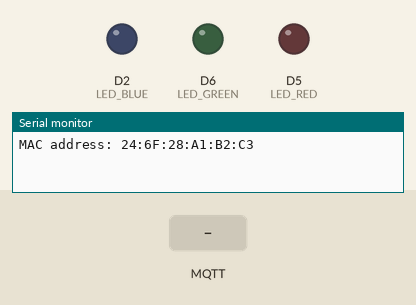
Recording of a sketch running on a simulated ESP8266 (NodeMCU). On the bench: output pins drawn as LEDs (lit = HIGH), the last lines printed to the serial monitor. The inputs (shaded band) are chosen by the test bench. WiFi joins after 1.5 s; servers stay silent unless stated; the local clock reads 2024-03-15 10:24:30 at power-on unless the sketch sets it; no MQTT or app messages arrive unless stated.

Above: at 1.9 s.
2.0 s: MQTT message "member" arrives on the first subscribed topic
At 2.9 s:
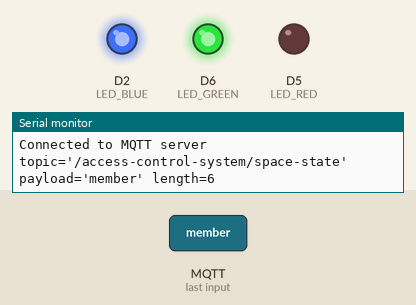
3.8 s: MQTT message "keyholder" arrives on the first subscribed topic
At 4.7 s:
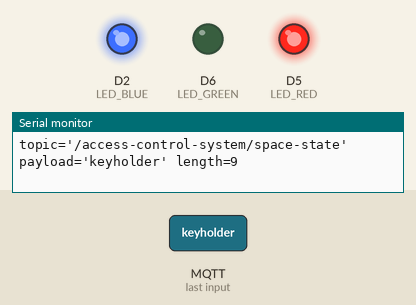
Timing chart, 0 to 6.8 s (numbered marks = the images above; inputs shaded):
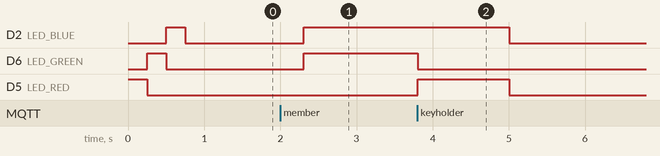

The sketch:

status-node-c.ino
```cpp
/*
  Von Alexey und Michael(Pluto)
  Dieser Code kann mit NodeMCU 1.0 Kompiliert werden in der Arduino IDE 2.0.3

  Zeigt den Space Status im Fenster in Konferenz Raum an.
*/

#include <ESP8266WiFi.h>
#include <ESP8266WiFiMulti.h>
#include <WiFiClientSecure.h>
#include <PubSubClient.h>
#include <time.h>
#include "cert.h"
#include "str.h"

#define LED_BLUE  D2
#define LED_GREEN D6
#define LED_RED D5

const char *const SSID0 = "mainframe.iot";
const char *const SSID0_PASSWORD = "TODO";

const unsigned long MAX_NOT_CONNECTED_TIME = 20*1000; // milliseconds

const char *const TIMEZONE = "CET-1CEST-2,M3.5.0/02:00:00,M10.5.0/03:00:00"; // Europe/Berlin

const char *const MQTT_HOST = "spacegate.mainframe.io"; // "mainframe.io";
const int MQTT_PORT = 8884;
const unsigned long MQTT_ATTEMPT_WAIT_TIME = 1*1000; // milliseconds

const char* const STATUS_TOPIC = "/access-control-system/space-state";
const char* const STATUS_NEXT_TOPIC = "/access-control-system/space-state-next";

ESP8266WiFiMulti wifi;
WiFiClientSecure secure;
const X509List caCertX509(CA_CERT);        /* X.509 parsed CA Cert */
PubSubClient mqtt_client(MQTT_HOST, MQTT_PORT, secure);

const long  gmtOffset_sec = 3600;
const int   daylightOffset_sec = 3600;
const char* const NTP_SERVER_1 = "ntp.lan.mainframe.io";
const char* const NTP_SERVER_2 = "de.pool.ntp.org";

enum class Color {
  Off = 0,
  Red = 4,
  Green = 2,
  Blue = 1,
  Yellow = 6,
  Cyan = 3,
  Magenta = 5,
  White = 7,
};

enum class SpaceStatus {
  Unknown,
  Closed,
  Keyholder,
  Member,
  Open,
  OpenPlus,
};

static void set_color(Color color) {
  digitalWrite(LED_RED, ((unsigned)color & 4) ? HIGH : LOW);
  digitalWrite(LED_GREEN, ((unsigned)color & 2) ? HIGH : LOW);
  digitalWrite(LED_BLUE, ((unsigned)color & 1) ? HIGH : LOW);
}

static SpaceStatus from_string(const char* const status, const unsigned int length) {
    Str s(status, length);
    if (s == "open") {
      return SpaceStatus::Open;
    } else if (s == "open+") {
      return SpaceStatus::OpenPlus;
    } else if (s == "member") {
      return SpaceStatus::Member;
    } else if (s == "keyholder") {
      return SpaceStatus::Keyholder;
    } else if (s == "none") {
      return SpaceStatus::Closed;
    } else {
      return SpaceStatus::Unknown;
    }
}

SpaceStatus current_status = SpaceStatus::Unknown;
SpaceStatus next_status = SpaceStatus::Unknown;

// callback for subscribed topics
static void mqtt_callback(const char* const topic, const byte* const payload, const unsigned int length) {
  const char* const status = (const char*) payload;

  Serial.printf("topic='%s' payload='%s' length=%u\n", topic, payload, length);
  if (!strcmp(topic, STATUS_TOPIC)) {
    current_status = from_string(status, length);
  } else if (!strcmp(topic, STATUS_NEXT_TOPIC)) {
    next_status = from_string(status, length);
  }
} // callback

void setup() {
  pinMode(LED_BLUE, OUTPUT);
  pinMode(LED_GREEN, OUTPUT);
  pinMode(LED_RED, OUTPUT);

  // Self-test
  set_color(Color::Red);
  delay(250);
  set_color(Color::Green);
  delay(250);
  set_color(Color::Blue);
  delay(250);
  set_color(Color::Off);

  Serial.begin(115200);
  {
    const auto mac = WiFi.macAddress();
    Serial.printf("\n\n");
    Serial.printf("MAC address: %s\n", mac.c_str());
  }

  mqtt_client.setCallback(mqtt_callback);
  secure.setTrustAnchors(&caCertX509);
  wifi.addAP(SSID0, SSID0_PASSWORD);
  mqtt_client.setServer(MQTT_HOST, MQTT_PORT);
}

int32_t not_connected_since = 0;
int32_t mqtt_last_failure = -1;
bool wifi_connected = false;
bool ntp_connected = false;
bool mqtt_connected = false;
int hour = -1;
unsigned long last_cycle = 0;

static void disconnected(const char* msg) {
  unsigned long ts = millis();
  if (not_connected_since < 0) {
    not_connected_since = ts;
    Serial.println(msg);
  } else {
    if (ts - (unsigned long)not_connected_since > MAX_NOT_CONNECTED_TIME) {
      not_connected_since = ts - MAX_NOT_CONNECTED_TIME;
      current_status = SpaceStatus::Unknown;
      next_status = SpaceStatus::Unknown;
    }
  }
}

void loop() {
  if (wifi.run() == WL_CONNECTED) {
    if (! wifi_connected) {
      Serial.println("Wi-Fi connection succeeded");
    }
    wifi_connected = true;
  } else {
    disconnected("No Wi-Fi connection");
    wifi_connected = false;
    ntp_connected = false;
    mqtt_connected = false;
    mqtt_last_failure = -1;
  }

  if (wifi_connected) {
    if (!ntp_connected) {
      Serial.println("Wi-Fi connection established, connecting to NTP server");
      configTzTime(TIMEZONE, NTP_SERVER_1, NTP_SERVER_2);
      ntp_connected = true;
    }

    if (mqtt_connected) {
      if (!mqtt_client.loop()) {
        disconnected("MQTT connection lost");
        mqtt_connected = false;
        mqtt_last_failure = -1;
      }
    }

    if (!mqtt_connected) {
      if (mqtt_last_failure < 0 || millis() - (unsigned long)mqtt_last_failure > MQTT_ATTEMPT_WAIT_TIME) {
        if (mqtt_client.connect("status-node-c")) {
          not_connected_since = -1;
          mqtt_connected = true;
          Serial.println("Connected to MQTT server");
          set_color(Color::Magenta);
          mqtt_client.subscribe(STATUS_TOPIC);
          mqtt_client.subscribe(STATUS_NEXT_TOPIC);
        } else {
          int status = mqtt_client.state();
          Serial.printf("MQTT connection failed, status = %i\n", status);
          mqtt_last_failure = millis();
        }
      }
    }
  }

  if (ntp_connected) {
    unsigned long t = millis();
    if (t - last_cycle > 5000) {
      last_cycle = t;
      time_t now;
      time(&now);
      struct tm current_time;
      localtime_r(&now, &current_time);
      if (current_time.tm_year > (2020 - 1900)) {
        hour = current_time.tm_hour;
        Serial.printf("NTP time = %02u:%02u\n", hour, current_time.tm_min);
      } else {
        Serial.println("No NTP time");
      }
    }
  }

  if (hour >= 7 && hour <= 16) {
    set_color(Color::Off);
  } else {
    switch (current_status) {
      case SpaceStatus::Open:
      case SpaceStatus::OpenPlus:
        switch (next_status) {
          case SpaceStatus::Closed:
          case SpaceStatus::Keyholder:
            set_color(Color::Yellow);
            break;
          default:
            set_color(Color::Green);
            break;
        }
        break;
      case SpaceStatus::Member:
        set_color(Color::Cyan);
        break;
      case SpaceStatus::Keyholder:
        set_color(Color::Magenta);
        break;
      case SpaceStatus::Closed:
        switch (next_status) {
          case SpaceStatus::Open:
          case SpaceStatus::OpenPlus:
            set_color(Color::Cyan);
            break;
          default:
            set_color(Color::Red);
            break;
        }
        break;
      case SpaceStatus::Unknown:
        set_color(Color::Off);
        break;
    }
  }
}
```

cert.cpp
```cpp
// openssl s_client -connect spacegate.mainframe.io:8884 -servername spacegate.mainframe.io

#include "cert.h"
const char CA_CERT[] = R"EOF(
-----BEGIN CERTIFICATE-----
MIIFazCCA1OgAwIBAgIRAIIQz7DSQONZRGPgu2OCiwAwDQYJKoZIhvcNAQELBQAw
TzELMAkGA1UEBhMCVVMxKTAnBgNVBAoTIEludGVybmV0IFNlY3VyaXR5IFJlc2Vh
cmNoIEdyb3VwMRUwEwYDVQQDEwxJU1JHIFJvb3QgWDEwHhcNMTUwNjA0MTEwNDM4
WhcNMzUwNjA0MTEwNDM4WjBPMQswCQYDVQQGEwJVUzEpMCcGA1UEChMgSW50ZXJu
ZXQgU2VjdXJpdHkgUmVzZWFyY2ggR3JvdXAxFTATBgNVBAMTDElTUkcgUm9vdCBY
MTCCAiIwDQYJKoZIhvcNAQEBBQADggIPADCCAgoCggIBAK3oJHP0FDfzm54rVygc
h77ct984kIxuPOZXoHj3dcKi/vVqbvYATyjb3miGbESTtrFj/RQSa78f0uoxmyF+
0TM8ukj13Xnfs7j/EvEhmkvBioZxaUpmZmyPfjxwv60pIgbz5MDmgK7iS4+3mX6U
A5/TR5d8mUgjU+g4rk8Kb4Mu0UlXjIB0ttov0DiNewNwIRt18jA8+o+u3dpjq+sW
T8KOEUt+zwvo/7V3LvSye0rgTBIlDHCNAymg4VMk7BPZ7hm/ELNKjD+Jo2FR3qyH
B5T0Y3HsLuJvW5iB4YlcNHlsdu87kGJ55tukmi8mxdAQ4Q7e2RCOFvu396j3x+UC
B5iPNgiV5+I3lg02dZ77DnKxHZu8A/lJBdiB3QW0KtZB6awBdpUKD9jf1b0SHzUv
KBds0pjBqAlkd25HN7rOrFleaJ1/ctaJxQZBKT5ZPt0m9STJEadao0xAH0ahmbWn
OlFuhjuefXKnEgV4We0+UXgVCwOPjdAvBbI+e0ocS3MFEvzG6uBQE3xDk3SzynTn
jh8BCNAw1FtxNrQHusEwMFxIt4I7mKZ9YIqioymCzLq9gwQbooMDQaHWBfEbwrbw
qHyGO0aoSCqI3Haadr8faqU9GY/rOPNk3sgrDQoo//fb4hVC1CLQJ13hef4Y53CI
rU7m2Ys6xt0nUW7/vGT1M0NPAgMBAAGjQjBAMA4GA1UdDwEB/wQEAwIBBjAPBgNV
HRMBAf8EBTADAQH/MB0GA1UdDgQWBBR5tFnme7bl5AFzgAiIyBpY9umbbjANBgkq
hkiG9w0BAQsFAAOCAgEAVR9YqbyyqFDQDLHYGmkgJykIrGF1XIpu+ILlaS/V9lZL
ubhzEFnTIZd+50xx+7LSYK05qAvqFyFWhfFQDlnrzuBZ6brJFe+GnY+EgPbk6ZGQ
3BebYhtF8GaV0nxvwuo77x/Py9auJ/GpsMiu/X1+mvoiBOv/2X/qkSsisRcOj/KK
NFtY2PwByVS5uCbMiogziUwthDyC3+6WVwW6LLv3xLfHTjuCvjHIInNzktHCgKQ5
ORAzI4JMPJ+GslWYHb4phowim57iaztXOoJwTdwJx4nLCgdNbOhdjsnvzqvHu7Ur
TkXWStAmzOVyyghqpZXjFaH3pO3JLF+l+/+sKAIuvtd7u+Nxe5AW0wdeRlN8NwdC
jNPElpzVmbUq4JUagEiuTDkHzsxHpFKVK7q4+63SM1N95R1NbdWhscdCb+ZAJzVc
oyi3B43njTOQ5yOf+1CceWxG1bQVs5ZufpsMljq4Ui0/1lvh+wjChP4kqKOJ2qxq
4RgqsahDYVvTH9w7jXbyLeiNdd8XM2w9U/t7y0Ff/9yi0GE44Za4rF2LN9d11TPA
mRGunUHBcnWEvgJBQl9nJEiU0Zsnvgc/ubhPgXRR4Xq37Z0j4r7g1SgEEzwxA57d
emyPxgcYxn/eR44/KJ4EBs+lVDR3veyJm+kXQ99b21/+jh5Xos1AnX5iItreGCc=
-----END CERTIFICATE-----
)EOF";


/*const char CA_CERT[] = R"EOF(
-----BEGIN CERTIFICATE-----
MIIFhDCCA2wCCQClklaHJ0eluTANBgkqhkiG9w0BAQsFADCBgzELMAkGA1UEBhMC
REUxFjAUBgNVBAgMDU5pZWRlcnNhY2hzZW4xEjAQBgNVBAcMCU9sZGVuYnVyZzES
MBAGA1UECgwJTWFpbmZyYW1lMRIwEAYDVQQLDAlTcGFjZWdhdGUxIDAeBgNVBAMM
F3NwYWNlZ2F0ZS5tYWluZnJhbWUubGFuMB4XDTE2MDEyNjE4MTYzMVoXDTI2MDEy
MzE4MTYzMVowgYMxCzAJBgNVBAYTAkRFMRYwFAYDVQQIDA1OaWVkZXJzYWNoc2Vu
MRIwEAYDVQQHDAlPbGRlbmJ1cmcxEjAQBgNVBAoMCU1haW5mcmFtZTESMBAGA1UE
CwwJU3BhY2VnYXRlMSAwHgYDVQQDDBdzcGFjZWdhdGUubWFpbmZyYW1lLmxhbjCC
AiIwDQYJKoZIhvcNAQEBBQADggIPADCCAgoCggIBAL4NnJ2DbOeZjD1o5XNi5kzt
5gSzRRe9+Lz5KCLgpnyZQZdBBuYJdbX1oaViCQ3CavESXJxF8KUQNyg/85ehufQy
XYat9wcgKNxHh6PZ/FTIXjvLPpAm7nXaQrhedKy2v2fECLg5VTiujRLw5o9/nDY8
nIgvrBb5B4BARhvB0oHdgw4BiA8FyutUX5Az/YKWGyN7G/Zq/fSpuWGHzqFMvCe4
8M6U+7JBaymf09VaOovhbgeaSEGEWH+ZH9uJCm0EPq/FB5bDyJcgjFfo+CwGS/KZ
Zxf/Lhrp6YmdTcBKjmh42Uxa/dnJewMlUG4CEh/1J2DK+3hAa0E72vnNNCOQQms0
sSy5wv5P/J6bD4h/ML/PKk4x96kNRAojftqqZp2w1/nvP0465iJ5Rnwt4A54+6as
Nl13y1sU5QlQOOpzz+P6kxrAB/frbKa6W3fNxMOgdbc38RNfX7hAI5vhZUSMyGIx
C8MRE0Ws417bDAYtNv2IhzN+diLSlJDa2OPqPY9O+m0Dn8Sqf5jvg4JHnR+1RyBO
zJDSSJIoAC1cr0Fxy8GJRzWavrvefXDINrWCmu5DVCdyd9Y0i1g7ad6aGH3ac1cU
15JL22W/f26o+tfPlDvQZqxTUac7ZkSUKywwJGq07jFeGE761s+fBR1nl21DiPlj
TMuq3ogAXoTJClmfG3gBAgMBAAEwDQYJKoZIhvcNAQELBQADggIBAI7o8m9T0TwP
NaVO+97YjsTXgqGvvcTAxBmlOj373gUF/OwzSmApQght6YWZOvLSjET8ES//H4pl
5NHtv4AlO1aRpcemfDkOTtiagSc3y4yxF9eJLZD4q2Vaef9Pen4g3/fCJcD7rAZp
0QW8p2QgdXrB2ZcSetvXU+RXFDIDcnJBOnYAyILexNf6yZ6NTHudQSRxpoirdx8L
SVd5vptkawho6YDPDNMAHaBO3rm1r+qh6RhSMkUsVpCTkWewEUviBZgHddz1a6e/
mOgDtkS3ttDRuyFoEjmx9vAafP0FcobJXw4GLBT97mCKNxiGSPjPzXqNgR9Gikeh
En5rDyaaQtUWHs2XpS7gHj6sSUeJQ1olaD9QWawIixghR4JRkh98G0A7UIyl3XFW
6116Ty0oBD1BqVf+O5WYNosZ5vTGZUnSGeBDhCQt/FsLc37PH0iserOMleAC3/iG
zH3SbGhn95uuIebU4HENj7BGA76CD6VyUivUvSAwPFG3FxTVmnh0dpU6/IOYBmBr
UR1F9E2UBed/EqPI6RILymeuylAWmKgq3HDrw2h3kxyIowVw7yY4GRLGggd7zsdX
o15Tby8ZztKhRF0b9ypgKmTsS8cMwlgVNDC48WodG/+rpFe1h5GT6cNmMfzCKfbM
8hGSkAixlpOGZjdp72JiLbaHyZ4v8AJ6
-----END CERTIFICATE-----
)EOF";*/
```

cert.h
```cpp
#pragma once

extern const char CA_CERT[];
```

str.cpp
```cpp
#include "str.h"
```

str.h
```cpp
#pragma once

#include <string.h>

class Str {
public:
  inline Str(const char* const string, const size_t length)
    : ptr(string)
    , len(length)
  { }
  inline bool operator== (const char* str) const {
    const size_t rlen = strlen(str);
    if (rlen != this->len)
      return false;
    return !strncmp(ptr, str, len);
  }
private:
  const char* const ptr;
  const size_t len;
};
```

Measured:
- after the input at 2.0 s, D2 (LED_BLUE), D6 (LED_GREEN): LOW → HIGH after 0.31 s
- after the input at 3.8 s, D6 (LED_GREEN): HIGH → LOW after 0.00 s instead of 1.2 s; D5 (LED_RED): LOW → HIGH at once, → LOW 1.2 s later
